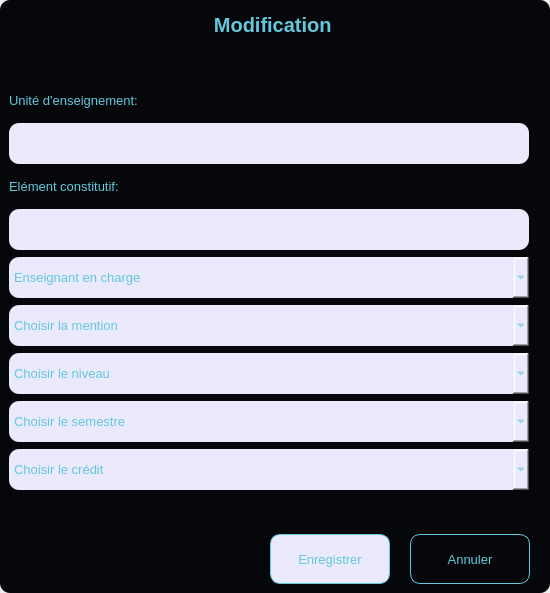
<?xml version="1.0" encoding="UTF-8"?>
<ui version="4.0">
 <class>Dialog</class>
 <widget class="QDialog" name="Dialog">
  <property name="geometry">
   <rect>
    <x>0</x>
    <y>0</y>
    <width>550</width>
    <height>593</height>
   </rect>
  </property>
  <property name="minimumSize">
   <size>
    <width>550</width>
    <height>593</height>
   </size>
  </property>
  <property name="maximumSize">
   <size>
    <width>550</width>
    <height>593</height>
   </size>
  </property>
  <property name="windowTitle">
   <string>Dialog</string>
  </property>
  <layout class="QVBoxLayout" name="verticalLayout_6">
   <property name="leftMargin">
    <number>0</number>
   </property>
   <property name="topMargin">
    <number>0</number>
   </property>
   <property name="rightMargin">
    <number>0</number>
   </property>
   <property name="bottomMargin">
    <number>0</number>
   </property>
   <item>
    <widget class="QFrame" name="frame">
     <property name="styleSheet">
      <string notr="true">border-radius:10px; 
background-color: #06070a ;
</string>
     </property>
     <property name="frameShape">
      <enum>QFrame::StyledPanel</enum>
     </property>
     <property name="frameShadow">
      <enum>QFrame::Raised</enum>
     </property>
     <layout class="QVBoxLayout" name="verticalLayout_4">
      <item>
       <widget class="QFrame" name="frame_3">
        <property name="minimumSize">
         <size>
          <width>0</width>
          <height>0</height>
         </size>
        </property>
        <property name="maximumSize">
         <size>
          <width>16777215</width>
          <height>50</height>
         </size>
        </property>
        <property name="frameShape">
         <enum>QFrame::StyledPanel</enum>
        </property>
        <property name="frameShadow">
         <enum>QFrame::Raised</enum>
        </property>
        <layout class="QHBoxLayout" name="horizontalLayout">
         <property name="spacing">
          <number>0</number>
         </property>
         <property name="leftMargin">
          <number>0</number>
         </property>
         <property name="topMargin">
          <number>0</number>
         </property>
         <property name="rightMargin">
          <number>0</number>
         </property>
         <property name="bottomMargin">
          <number>0</number>
         </property>
         <item>
          <spacer name="horizontalSpacer_7">
           <property name="orientation">
            <enum>Qt::Horizontal</enum>
           </property>
           <property name="sizeHint" stdset="0">
            <size>
             <width>40</width>
             <height>20</height>
            </size>
           </property>
          </spacer>
         </item>
         <item>
          <widget class="QLabel" name="label">
           <property name="minimumSize">
            <size>
             <width>211</width>
             <height>31</height>
            </size>
           </property>
           <property name="maximumSize">
            <size>
             <width>211</width>
             <height>31</height>
            </size>
           </property>
           <property name="font">
            <font>
             <pointsize>15</pointsize>
             <weight>75</weight>
             <bold>true</bold>
            </font>
           </property>
           <property name="styleSheet">
            <string notr="true">color: #63C8DC;</string>
           </property>
           <property name="text">
            <string>Modification </string>
           </property>
           <property name="alignment">
            <set>Qt::AlignCenter</set>
           </property>
          </widget>
         </item>
         <item>
          <spacer name="horizontalSpacer_8">
           <property name="orientation">
            <enum>Qt::Horizontal</enum>
           </property>
           <property name="sizeHint" stdset="0">
            <size>
             <width>151</width>
             <height>20</height>
            </size>
           </property>
          </spacer>
         </item>
        </layout>
       </widget>
      </item>
      <item>
       <spacer name="verticalSpacer_3">
        <property name="orientation">
         <enum>Qt::Vertical</enum>
        </property>
        <property name="sizeHint" stdset="0">
         <size>
          <width>20</width>
          <height>21</height>
         </size>
        </property>
       </spacer>
      </item>
      <item>
       <layout class="QVBoxLayout" name="verticalLayout">
        <property name="spacing">
         <number>7</number>
        </property>
        <item>
         <layout class="QVBoxLayout" name="verticalLayout_2">
          <item>
           <layout class="QHBoxLayout" name="horizontalLayout_2">
            <item>
             <widget class="QLabel" name="label_2">
              <property name="minimumSize">
               <size>
                <width>181</width>
                <height>31</height>
               </size>
              </property>
              <property name="maximumSize">
               <size>
                <width>181</width>
                <height>31</height>
               </size>
              </property>
              <property name="font">
               <font>
                <pointsize>10</pointsize>
               </font>
              </property>
              <property name="styleSheet">
               <string notr="true">color: #63C8DC;</string>
              </property>
              <property name="text">
               <string>Unité d'enseignement:</string>
              </property>
             </widget>
            </item>
            <item>
             <spacer name="horizontalSpacer_3">
              <property name="orientation">
               <enum>Qt::Horizontal</enum>
              </property>
              <property name="sizeHint" stdset="0">
               <size>
                <width>40</width>
                <height>20</height>
               </size>
              </property>
             </spacer>
            </item>
           </layout>
          </item>
          <item>
           <widget class="QLineEdit" name="uniteLineEdit">
            <property name="minimumSize">
             <size>
              <width>520</width>
              <height>41</height>
             </size>
            </property>
            <property name="maximumSize">
             <size>
              <width>520</width>
              <height>41</height>
             </size>
            </property>
            <property name="font">
             <font>
              <pointsize>9</pointsize>
             </font>
            </property>
            <property name="styleSheet">
             <string notr="true">color: #63C8DC;
background-color:#EBE9FC;
border-radius:10px;</string>
            </property>
           </widget>
          </item>
         </layout>
        </item>
        <item>
         <layout class="QVBoxLayout" name="verticalLayout_3">
          <item>
           <layout class="QHBoxLayout" name="horizontalLayout_3">
            <item>
             <widget class="QLabel" name="label_3">
              <property name="minimumSize">
               <size>
                <width>181</width>
                <height>31</height>
               </size>
              </property>
              <property name="maximumSize">
               <size>
                <width>181</width>
                <height>31</height>
               </size>
              </property>
              <property name="font">
               <font>
                <pointsize>10</pointsize>
               </font>
              </property>
              <property name="styleSheet">
               <string notr="true">color: #63C8DC;</string>
              </property>
              <property name="text">
               <string>Elément constitutif:</string>
              </property>
             </widget>
            </item>
            <item>
             <spacer name="horizontalSpacer_4">
              <property name="orientation">
               <enum>Qt::Horizontal</enum>
              </property>
              <property name="sizeHint" stdset="0">
               <size>
                <width>40</width>
                <height>20</height>
               </size>
              </property>
             </spacer>
            </item>
           </layout>
          </item>
          <item>
           <widget class="QLineEdit" name="elemCLineEdit">
            <property name="minimumSize">
             <size>
              <width>520</width>
              <height>41</height>
             </size>
            </property>
            <property name="maximumSize">
             <size>
              <width>520</width>
              <height>41</height>
             </size>
            </property>
            <property name="font">
             <font>
              <pointsize>9</pointsize>
             </font>
            </property>
            <property name="styleSheet">
             <string notr="true">color: #63C8DC;
background-color:#EBE9FC;
border-radius:10px;</string>
            </property>
           </widget>
          </item>
         </layout>
        </item>
        <item>
         <widget class="QComboBox" name="profComboBox">
          <property name="minimumSize">
           <size>
            <width>520</width>
            <height>41</height>
           </size>
          </property>
          <property name="maximumSize">
           <size>
            <width>520</width>
            <height>41</height>
           </size>
          </property>
          <property name="font">
           <font>
            <pointsize>10</pointsize>
           </font>
          </property>
          <property name="styleSheet">
           <string notr="true">color: #63C8DC;
background-color:#EBE9FC;
border-radius:10px;</string>
          </property>
          <item>
           <property name="text">
            <string>Enseignant en charge</string>
           </property>
          </item>
         </widget>
        </item>
        <item>
         <widget class="QComboBox" name="mentionComboBox">
          <property name="minimumSize">
           <size>
            <width>520</width>
            <height>41</height>
           </size>
          </property>
          <property name="maximumSize">
           <size>
            <width>520</width>
            <height>41</height>
           </size>
          </property>
          <property name="font">
           <font>
            <pointsize>10</pointsize>
           </font>
          </property>
          <property name="styleSheet">
           <string notr="true">color: #63C8DC;
background-color:#EBE9FC;
border-radius:10px;</string>
          </property>
          <item>
           <property name="text">
            <string>Choisir la mention</string>
           </property>
          </item>
          <item>
           <property name="text">
            <string>Informatique générale</string>
           </property>
          </item>
          <item>
           <property name="text">
            <string>Système et Réseaux</string>
           </property>
          </item>
          <item>
           <property name="text">
            <string>Génie logiciel</string>
           </property>
          </item>
          <item>
           <property name="text">
            <string>Systèmes embarqués</string>
           </property>
          </item>
          <item>
           <property name="text">
            <string>Cybersécurité</string>
           </property>
          </item>
          <item>
           <property name="text">
            <string>Intelligence Artificielle</string>
           </property>
          </item>
         </widget>
        </item>
        <item>
         <widget class="QComboBox" name="niveauComboBox">
          <property name="minimumSize">
           <size>
            <width>520</width>
            <height>41</height>
           </size>
          </property>
          <property name="maximumSize">
           <size>
            <width>520</width>
            <height>41</height>
           </size>
          </property>
          <property name="font">
           <font>
            <pointsize>10</pointsize>
           </font>
          </property>
          <property name="styleSheet">
           <string notr="true">color: #63C8DC;
background-color:#EBE9FC;
border-radius:10px;</string>
          </property>
          <item>
           <property name="text">
            <string>Choisir le niveau</string>
           </property>
          </item>
          <item>
           <property name="text">
            <string>L1</string>
           </property>
          </item>
          <item>
           <property name="text">
            <string>L2</string>
           </property>
          </item>
          <item>
           <property name="text">
            <string>L3</string>
           </property>
          </item>
          <item>
           <property name="text">
            <string>M1</string>
           </property>
          </item>
          <item>
           <property name="text">
            <string>M2</string>
           </property>
          </item>
         </widget>
        </item>
        <item>
         <widget class="QComboBox" name="semestreComboBox">
          <property name="minimumSize">
           <size>
            <width>520</width>
            <height>41</height>
           </size>
          </property>
          <property name="maximumSize">
           <size>
            <width>520</width>
            <height>41</height>
           </size>
          </property>
          <property name="font">
           <font>
            <pointsize>10</pointsize>
           </font>
          </property>
          <property name="styleSheet">
           <string notr="true">color: #63C8DC;
background-color:#EBE9FC;
border-radius:10px;</string>
          </property>
          <item>
           <property name="text">
            <string>Choisir le semestre</string>
           </property>
          </item>
          <item>
           <property name="text">
            <string>Semestre1</string>
           </property>
          </item>
          <item>
           <property name="text">
            <string>Semestre 2</string>
           </property>
          </item>
         </widget>
        </item>
        <item>
         <widget class="QComboBox" name="creditComboBox">
          <property name="minimumSize">
           <size>
            <width>520</width>
            <height>41</height>
           </size>
          </property>
          <property name="maximumSize">
           <size>
            <width>520</width>
            <height>41</height>
           </size>
          </property>
          <property name="font">
           <font>
            <pointsize>10</pointsize>
           </font>
          </property>
          <property name="styleSheet">
           <string notr="true">color: #63C8DC;
background-color:#EBE9FC;
border-radius:10px;</string>
          </property>
          <item>
           <property name="text">
            <string>Choisir le crédit</string>
           </property>
          </item>
          <item>
           <property name="text">
            <string>1</string>
           </property>
          </item>
          <item>
           <property name="text">
            <string>2</string>
           </property>
          </item>
          <item>
           <property name="text">
            <string>3</string>
           </property>
          </item>
          <item>
           <property name="text">
            <string>4</string>
           </property>
          </item>
         </widget>
        </item>
       </layout>
      </item>
      <item>
       <spacer name="verticalSpacer_2">
        <property name="orientation">
         <enum>Qt::Vertical</enum>
        </property>
        <property name="sizeHint" stdset="0">
         <size>
          <width>20</width>
          <height>20</height>
         </size>
        </property>
       </spacer>
      </item>
      <item>
       <widget class="QFrame" name="frame_5">
        <property name="maximumSize">
         <size>
          <width>16777215</width>
          <height>100</height>
         </size>
        </property>
        <property name="frameShape">
         <enum>QFrame::StyledPanel</enum>
        </property>
        <property name="frameShadow">
         <enum>QFrame::Raised</enum>
        </property>
        <layout class="QHBoxLayout" name="horizontalLayout_8">
         <property name="leftMargin">
          <number>0</number>
         </property>
         <property name="topMargin">
          <number>0</number>
         </property>
         <property name="rightMargin">
          <number>11</number>
         </property>
         <property name="bottomMargin">
          <number>0</number>
         </property>
         <item>
          <spacer name="horizontalSpacer">
           <property name="orientation">
            <enum>Qt::Horizontal</enum>
           </property>
           <property name="sizeHint" stdset="0">
            <size>
             <width>40</width>
             <height>20</height>
            </size>
           </property>
          </spacer>
         </item>
         <item>
          <widget class="QFrame" name="frame_6">
           <property name="frameShape">
            <enum>QFrame::StyledPanel</enum>
           </property>
           <property name="frameShadow">
            <enum>QFrame::Raised</enum>
           </property>
           <layout class="QHBoxLayout" name="horizontalLayout_7">
            <property name="spacing">
             <number>20</number>
            </property>
            <property name="leftMargin">
             <number>0</number>
            </property>
            <property name="topMargin">
             <number>0</number>
            </property>
            <property name="rightMargin">
             <number>0</number>
            </property>
            <property name="bottomMargin">
             <number>0</number>
            </property>
            <item>
             <widget class="QPushButton" name="saveBtn">
              <property name="minimumSize">
               <size>
                <width>120</width>
                <height>50</height>
               </size>
              </property>
              <property name="maximumSize">
               <size>
                <width>120</width>
                <height>50</height>
               </size>
              </property>
              <property name="font">
               <font>
                <pointsize>10</pointsize>
               </font>
              </property>
              <property name="styleSheet">
               <string notr="true">
QPushButton {
color: #63C8DC;
background-color:#EBE9FC;
border-radius:10px;
border: 1px solid #63C8DC;
}
QPushButton::hover {
color: #63C8DC;
background-color: #06070a ;
border-radius:10px;
}</string>
              </property>
              <property name="text">
               <string>Enregistrer</string>
              </property>
             </widget>
            </item>
            <item>
             <widget class="QPushButton" name="cancelBtn">
              <property name="minimumSize">
               <size>
                <width>120</width>
                <height>50</height>
               </size>
              </property>
              <property name="maximumSize">
               <size>
                <width>120</width>
                <height>50</height>
               </size>
              </property>
              <property name="font">
               <font>
                <pointsize>10</pointsize>
               </font>
              </property>
              <property name="styleSheet">
               <string notr="true">QPushButton {
color: #63C8DC;
background-color: #06070a ;
border-radius:10px;
border: 1px solid #63C8DC;
}
</string>
              </property>
              <property name="text">
               <string>Annuler</string>
              </property>
             </widget>
            </item>
           </layout>
          </widget>
         </item>
        </layout>
       </widget>
      </item>
     </layout>
    </widget>
   </item>
  </layout>
 </widget>
 <resources/>
 <connections/>
</ui>
